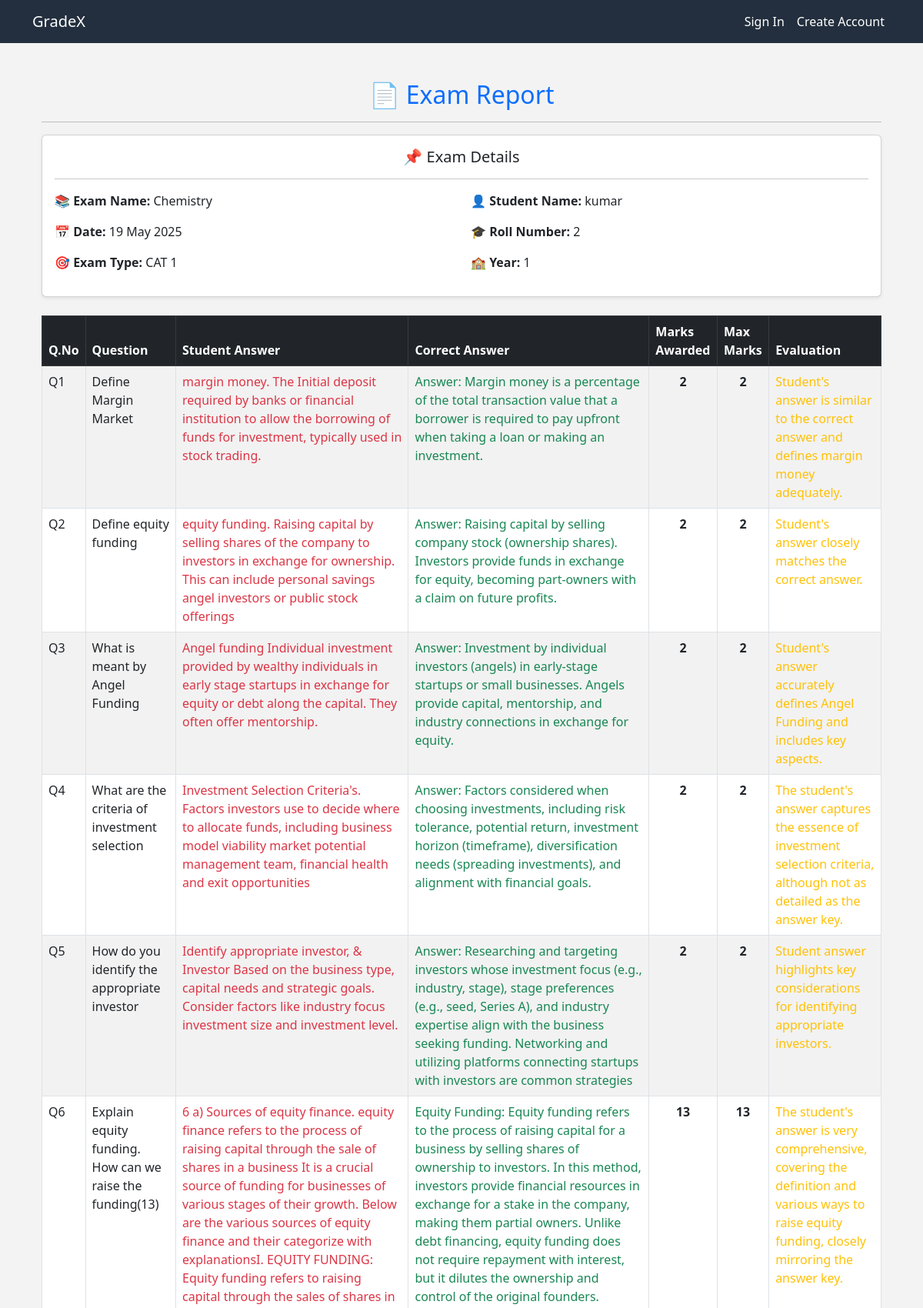
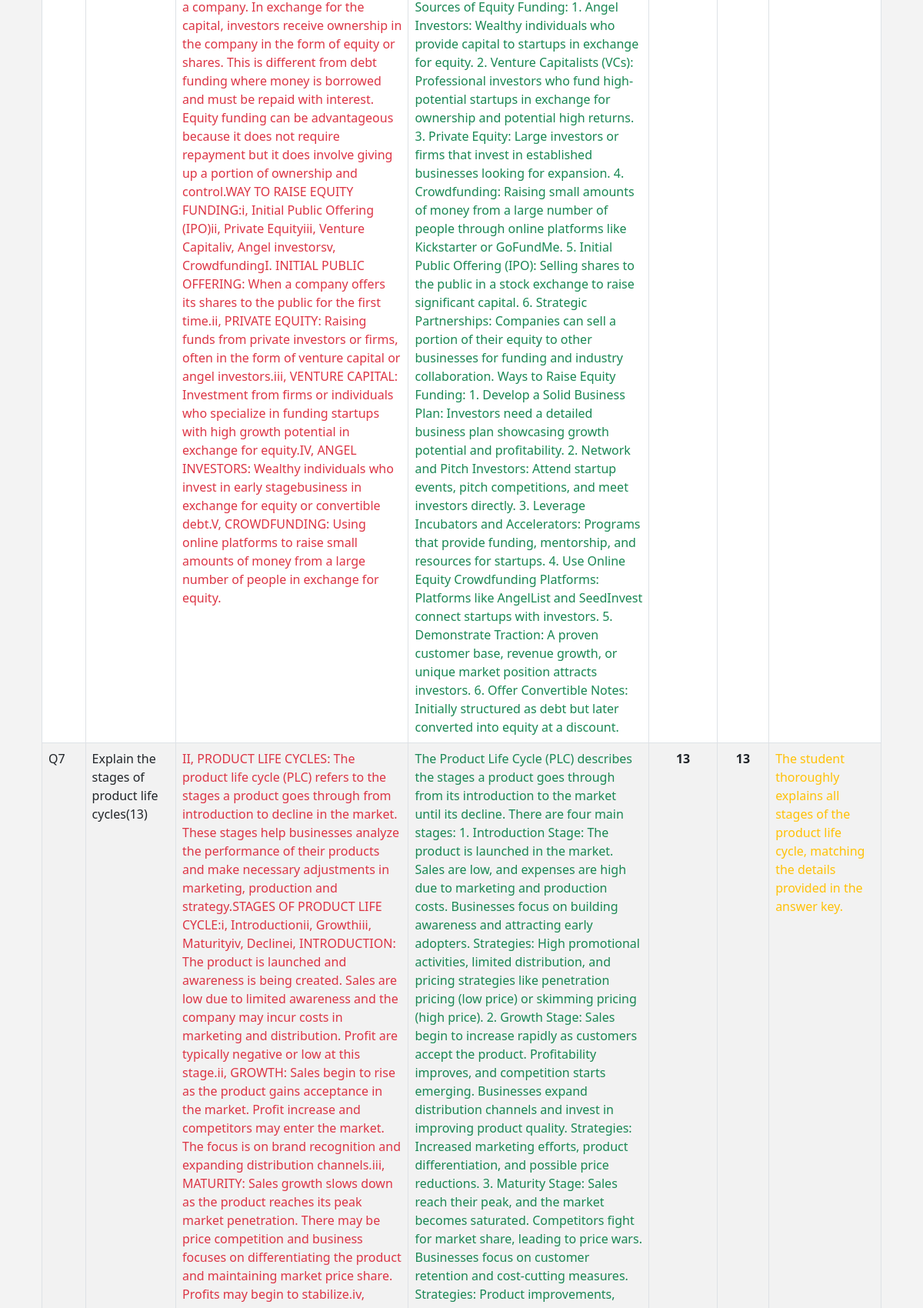
Screenshot of /view-results/5/ (upper part) with the database file from the repository (2 pictures, top to bottom).
### app/models.py (models this page shows, shortened)
class ExamSubmission(models.Model):
    EXAM_TYPES = [
        ('CAT1', 'CAT 1'),
        ('CAT2', 'CAT 2'),
    ]
    YEARS = [
        (1, "First Year"),
        (2, "Second Year"),
        (3, "Third Year"),
        (4, "Fourth Year"),
    ]
    exam = models.ForeignKey(Exam, on_delete=models.CASCADE)  # Remove null=True, blank=True
    student = models.ForeignKey(User, on_delete=models.CASCADE)
    subject = models.CharField(max_length=100)
    exam_type = models.CharField(max_length=10, choices=EXAM_TYPES)
    year = models.CharField(max_length=1, choices=YEARS)
    staff_name = models.CharField(max_length=100)
    answer_sheet = models.FileField(upload_to='answer_sheets/', null=True, blank=True)
    is_graded = models.BooleanField(default=False)

class Exam(models.Model):
    YEAR_CHOICES = [
        (1, "First Year"),
        (2, "Second Year"),
        (3, "Third Year"),
        (4, "Fourth Year"),
    ]
    EXAM_TYPE_CHOICES = [
        ("CAT1", "CAT 1"),
        ("CAT2", "CAT 2"),
    ]
    subject = models.CharField(max_length=255)
    exam_type = models.CharField(max_length=4, choices=EXAM_TYPE_CHOICES, default="CAT1")
    year = models.IntegerField(choices=YEAR_CHOICES)
    staff_name = models.CharField(max_length=255)
    question_paper = models.FileField(upload_to='question_papers/')
    answer_key = models.FileField(upload_to='answer_keys/')
    created_at = models.DateTimeField(auto_now_add=True)

### app/views.py (the view)
# urls.py: path('view-results/<int:exam_id>/', views.view_results, name='view_results'),
def view_results(request,exam_id):
    submission = get_object_or_404(ExamSubmission, id=exam_id)
    evaluation = EvaluationResult.objects.filter(submission=submission).first()
    if evaluation:
        messages.info(request, "This submission has already been evaluated.")
        formatted_report = parse_json_string(evaluation.formatted_report)
        total_score = evaluation.total_score
        max_score = evaluation.max_score
    return render(request, 'dashboard/teacher/evaluate_submission.html', {
        'submission': submission,
        'formatted_report': formatted_report,
        'total_score': total_score,
        'max_score': max_score
    })

### app/evaluation/proper_json.py (called while the page is built)
def parse_json_string(json_string):
    try:
        print(type(json_string))
        return json.loads(json_string)  # Convert JSON string to dictionary
    except json.JSONDecodeError as e:
        return {"error": "Invalid JSON format", "details": str(e)}

### templates/dashboard/teacher/evaluate_submission.html (shortened to what this page needs)
{% extends 'base.html' %}
{% block content %}
<div class="container mt-5">
    <h2 class="text-center text-primary">📄 Exam Report</h2>
    <hr>
    <div class="card shadow-sm mb-4">
        <div class="card-body">
            <h5 class="card-title text-center text-dark">📌 Exam Details</h5>
            <hr>
            <div class="row">
                <div class="col-md-6">
                    <p><strong>📚 Exam Name:</strong> {{ submission.exam.subject }}</p>
                    <p><strong>📅 Date:</strong> {{ submission.exam.created_at|date:"d M Y" }}</p>
                    <p><strong>🎯 Exam Type:</strong> {{ submission.exam.get_exam_type_display }}</p>
                </div>
                <div class="col-md-6">
                    <p><strong>👤 Student Name:</strong> {{ submission.student.username }}</p>
                    <p><strong>🎓 Roll Number:</strong> {{ submission.student.id }}</p>
                    <p><strong>🏫 Year:</strong> {{ submission.get_year_display }}</p>
                </div>
            </div>
        </div>
    </div>
    <div class="table-responsive">
        <table class="table table-striped table-bordered">
            <thead class="table-dark">
                <tr>
                    <th>Q.No</th>
                    <th>Question</th>
                    <th>Student Answer</th>
                    <th>Correct Answer</th>
                    <th>Marks Awarded</th>
                    <th>Max Marks</th>
                    <th>Evaluation</th>
                </tr>
            </thead>
            <tbody>
                {% for result in formatted_report.report %}
                <tr>
                    <td>{{ result.question_number }}</td>
                    <td>{{ result.question }}</td>
                    <td class="text-danger">{{ result.student_answer }}</td>
                    <td class="text-success">{{ result.correct_answer }}</td>
                    <td class="text-center fw-bold">{{ result.marks_awarded }}</td>
                    <td class="text-center fw-bold">{{ result.max_marks }}</td>
                    <td class="text-warning">{{ result.reason }}</td>
                </tr>
                {% endfor %}
            </tbody>
        </table>
    </div>
</div>
{% endblock %}

### templates/base.html (style rules this page uses)
body { background-color: #f3f3f3; }

### rows the page displays
ExamSubmission: exam.subject "Chemistry", exam.created_at "19 May 2025", exam.exam_type "CAT 1", student.username "kumar", student.id "2", year "1"

### other values shown
{{ result.question_number }} "Q1" "Q2" "Q3" "Q4" "Q5" "Q6" "Q7"
{{ result.question }} "Define Margin Market" "Define equity funding" "What is meant by Angel Funding" "What are the criteria of investment selection" "How do you identify the appropriate investor" "Explain equity funding. How can we raise the funding(13)" "Explain the stages of product life cycles(13)"
{{ result.student_answer }} "margin money. The Initial deposit required by banks or financial institution to allow the borrowing of funds for investment, typically used in stock trading." "equity funding. Raising capital by selling shares of the company to investors in exchange for ownership. This can include personal savings angel investors or public stock offerings" "Angel funding Individual investment provided by wealthy individuals in early stage startups in exchange for equity or debt along the capital. They often offer mentorship." "Investment Selection Criteria's. Factors investors use to decide where to allocate funds, including business model viability market potential management team, financial health and exit opportunities" "Identify appropriate investor, & Investor Based on the business type, capital needs and strategic goals. Consider factors like industry focus investment size and investment level."
{{ result.correct_answer }} "Answer: Margin money is a percentage of the total transaction value that a borrower is required to pay upfront when taking a loan or making an investment." "Answer: Raising capital by selling company stock (ownership shares). Investors provide funds in exchange for equity, becoming part-owners with a claim on future profits." "Answer: Investment by individual investors (angels) in early-stage startups or small businesses. Angels provide capital, mentorship, and industry connections in exchange for equity."
{{ result.marks_awarded }} "2" "2" "2" "2" "2" "13" "13"
{{ result.max_marks }} "2" "2" "2" "2" "2" "13" "13"
{{ result.reason }} "Student's answer is similar to the correct answer and defines margin money adequately." "Student's answer closely matches the correct answer." "Student's answer accurately defines Angel Funding and includes key aspects." "The student's answer captures the essence of investment selection criteria, although not as detailed as the answer key." "Student answer highlights key considerations for identifying appropriate investors." "The student's answer is very comprehensive, covering the definition and various ways to raise equity funding, closely mirroring the answer key." "The student thoroughly explains all stages of the product life cycle, matching the details provided in the answer key."
